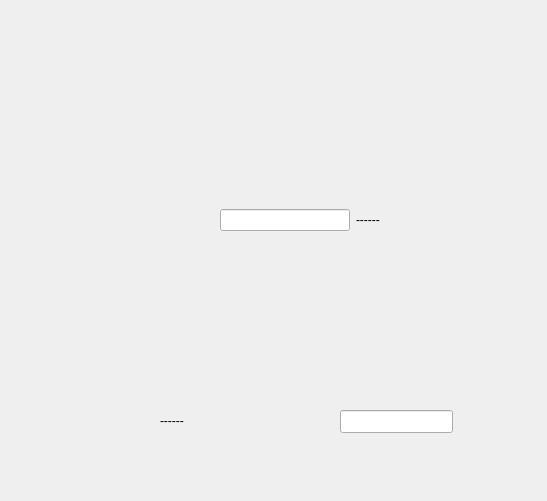
<ui version="4.0" >
 <class>Form</class>
 <widget class="QWidget" name="Form" >
  <property name="geometry" >
   <rect>
    <x>0</x>
    <y>0</y>
    <width>547</width>
    <height>501</height>
   </rect>
  </property>
  <property name="windowTitle" >
   <string>Form</string>
  </property>
  <widget class="QLabel" name="lbWayY" >
   <property name="geometry" >
    <rect>
     <x>160</x>
     <y>411</y>
     <width>161</width>
     <height>20</height>
    </rect>
   </property>
   <property name="text" >
    <string>------</string>
   </property>
   <property name="textFormat" >
    <enum>Qt::PlainText</enum>
   </property>
   <property name="scaledContents" >
    <bool>true</bool>
   </property>
  </widget>
  <widget class="QLineEdit" name="lineEdit_2" >
   <property name="geometry" >
    <rect>
     <x>340</x>
     <y>410</y>
     <width>113</width>
     <height>23</height>
    </rect>
   </property>
  </widget>
  <widget class="QWidget" name="horizontalLayoutWidget" >
   <property name="geometry" >
    <rect>
     <x>220</x>
     <y>180</y>
     <width>160</width>
     <height>80</height>
    </rect>
   </property>
   <layout class="QHBoxLayout" name="horizontalLayout" >
    <item>
     <widget class="QLineEdit" name="lineEdit" />
    </item>
    <item>
     <widget class="QLabel" name="lbWayX" >
      <property name="text" >
       <string>------</string>
      </property>
      <property name="textFormat" >
       <enum>Qt::PlainText</enum>
      </property>
      <property name="scaledContents" >
       <bool>true</bool>
      </property>
     </widget>
    </item>
   </layout>
  </widget>
 </widget>
 <resources/>
 <connections/>
</ui>
